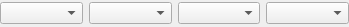
<?xml version="1.0" encoding="UTF-8"?>
<ui version="4.0">
 <class>QmitkMlbstTrainingDataWidgetControls</class>
 <widget class="QWidget" name="QmitkMlbstTrainingDataWidgetControls">
  <property name="geometry">
   <rect>
    <x>0</x>
    <y>0</y>
    <width>349</width>
    <height>27</height>
   </rect>
  </property>
  <property name="sizePolicy">
   <sizepolicy hsizetype="Minimum" vsizetype="Minimum">
    <horstretch>0</horstretch>
    <verstretch>0</verstretch>
   </sizepolicy>
  </property>
  <property name="windowTitle">
   <string>Form</string>
  </property>
  <layout class="QGridLayout" name="gridLayout">
   <property name="leftMargin">
    <number>0</number>
   </property>
   <property name="topMargin">
    <number>0</number>
   </property>
   <property name="rightMargin">
    <number>0</number>
   </property>
   <property name="bottomMargin">
    <number>0</number>
   </property>
   <item row="0" column="0">
    <widget class="QmitkDataStorageComboBox" name="image">
     <property name="sizeAdjustPolicy">
      <enum>QComboBox::AdjustToMinimumContentsLength</enum>
     </property>
    </widget>
   </item>
   <item row="0" column="1">
    <widget class="QmitkDataStorageComboBox" name="fibers">
     <property name="sizeAdjustPolicy">
      <enum>QComboBox::AdjustToMinimumContentsLength</enum>
     </property>
    </widget>
   </item>
   <item row="0" column="2">
    <widget class="QmitkDataStorageComboBoxWithSelectNone" name="mask">
     <property name="sizeAdjustPolicy">
      <enum>QComboBox::AdjustToMinimumContentsLength</enum>
     </property>
    </widget>
   </item>
   <item row="0" column="3">
    <widget class="QmitkDataStorageComboBoxWithSelectNone" name="whiteMatter">
     <property name="sizeAdjustPolicy">
      <enum>QComboBox::AdjustToMinimumContentsLength</enum>
     </property>
    </widget>
   </item>
  </layout>
 </widget>
 <customwidgets>
  <customwidget>
   <class>QmitkDataStorageComboBox</class>
   <extends>QComboBox</extends>
   <header location="global">QmitkDataStorageComboBox.h</header>
  </customwidget>
  <customwidget>
   <class>QmitkDataStorageComboBoxWithSelectNone</class>
   <extends>QComboBox</extends>
   <header location="global">QmitkDataStorageComboBoxWithSelectNone.h</header>
  </customwidget>
 </customwidgets>
 <resources/>
 <connections/>
</ui>
